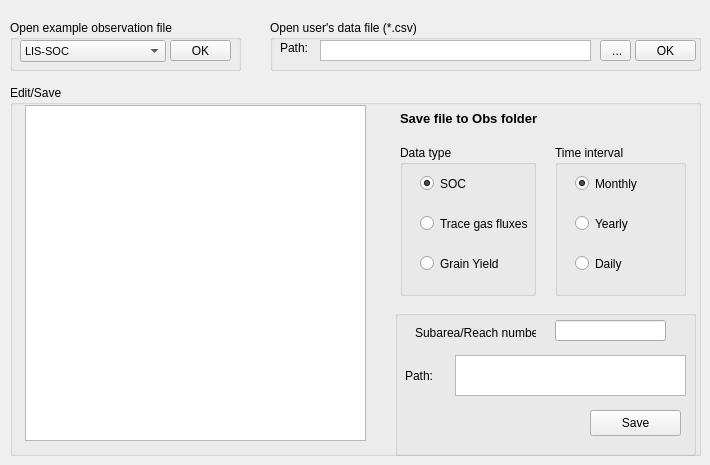
    <widget class="QWidget" name="obs">
     <attribute name="title">
      <string>Observed data</string>
     </attribute>
     <widget class="QGroupBox" name="groupBox_9">
      <property name="geometry">
       <rect>
        <x>10</x>
        <y>20</y>
        <width>231</width>
        <height>51</height>
       </rect>
      </property>
      <property name="title">
       <string>Open example observation file</string>
      </property>
      <widget class="QComboBox" name="drop_obsexamp">
       <property name="geometry">
        <rect>
         <x>10</x>
         <y>20</y>
         <width>146</width>
         <height>22</height>
        </rect>
       </property>
       <property name="font">
        <font>
         <pointsize>8</pointsize>
        </font>
       </property>
       <item>
        <property name="text">
         <string>LIS-SOC</string>
        </property>
       </item>
       <item>
        <property name="text">
         <string>N2O</string>
        </property>
       </item>
       <item>
        <property name="text">
         <string>CH4</string>
        </property>
       </item>
       <item>
        <property name="text">
         <string>Harvest</string>
        </property>
       </item>
      </widget>
      <widget class="QPushButton" name="btn_obsexample">
       <property name="geometry">
        <rect>
         <x>160</x>
         <y>20</y>
         <width>61</width>
         <height>21</height>
        </rect>
       </property>
       <property name="text">
        <string>OK</string>
       </property>
      </widget>
     </widget>
     <widget class="QGroupBox" name="groupBox_12">
      <property name="geometry">
       <rect>
        <x>270</x>
        <y>20</y>
        <width>431</width>
        <height>51</height>
       </rect>
      </property>
      <property name="title">
       <string>Open user's data file (*.csv)</string>
      </property>
      <widget class="QToolButton" name="btn_user_obs_file_path">
       <property name="geometry">
        <rect>
         <x>330</x>
         <y>20</y>
         <width>31</width>
         <height>21</height>
        </rect>
       </property>
       <property name="text">
        <string> ...</string>
       </property>
      </widget>
      <widget class="QTextEdit" name="txt_user_obs_path">
       <property name="geometry">
        <rect>
         <x>50</x>
         <y>20</y>
         <width>271</width>
         <height>21</height>
        </rect>
       </property>
       <property name="verticalScrollBarPolicy">
        <enum>Qt::ScrollBarAlwaysOff</enum>
       </property>
       <property name="horizontalScrollBarPolicy">
        <enum>Qt::ScrollBarAlwaysOff</enum>
       </property>
      </widget>
      <widget class="QLabel" name="label_9">
       <property name="geometry">
        <rect>
         <x>10</x>
         <y>20</y>
         <width>36</width>
         <height>16</height>
        </rect>
       </property>
       <property name="text">
        <string>Path:</string>
       </property>
      </widget>
      <widget class="QPushButton" name="btn_user_obs_open">
       <property name="geometry">
        <rect>
         <x>365</x>
         <y>20</y>
         <width>61</width>
         <height>21</height>
        </rect>
       </property>
       <property name="text">
        <string>OK</string>
       </property>
      </widget>
     </widget>
     <widget class="QGroupBox" name="groupBox_7">
      <property name="geometry">
       <rect>
        <x>10</x>
        <y>85</y>
        <width>691</width>
        <height>371</height>
       </rect>
      </property>
      <property name="title">
       <string>Edit/Save</string>
      </property>
      <widget class="QTextEdit" name="txt_obs_show">
       <property name="geometry">
        <rect>
         <x>15</x>
         <y>20</y>
         <width>341</width>
         <height>336</height>
        </rect>
       </property>
       <property name="lineWrapMode">
        <enum>QTextEdit::NoWrap</enum>
       </property>
      </widget>
      <widget class="QGroupBox" name="groupBox_10">
       <property name="geometry">
        <rect>
         <x>390</x>
         <y>60</y>
         <width>136</width>
         <height>151</height>
        </rect>
       </property>
       <property name="title">
        <string>Data type</string>
       </property>
       <widget class="QRadioButton" name="rb_user_obs_type_rch">
        <property name="geometry">
         <rect>
          <x>20</x>
          <y>30</y>
          <width>91</width>
          <height>17</height>
         </rect>
        </property>
        <property name="text">
         <string>SOC</string>
        </property>
        <property name="checked">
         <bool>true</bool>
        </property>
       </widget>
       <widget class="QRadioButton" name="rb_user_obs_type_sub">
        <property name="geometry">
         <rect>
          <x>20</x>
          <y>70</y>
          <width>121</width>
          <height>17</height>
         </rect>
        </property>
        <property name="text">
         <string>Trace gas fluxes</string>
        </property>
       </widget>
       <widget class="QRadioButton" name="rb_user_obs_type_crp">
        <property name="geometry">
         <rect>
          <x>20</x>
          <y>110</y>
          <width>82</width>
          <height>17</height>
         </rect>
        </property>
        <property name="text">
         <string>Grain Yield</string>
        </property>
       </widget>
      </widget>
      <widget class="QGroupBox" name="groupBox_11">
       <property name="geometry">
        <rect>
         <x>545</x>
         <y>60</y>
         <width>131</width>
         <height>151</height>
        </rect>
       </property>
       <property name="title">
        <string>Time interval</string>
       </property>
       <widget class="QRadioButton" name="rb_user_obs_mon">
        <property name="geometry">
         <rect>
          <x>20</x>
          <y>30</y>
          <width>82</width>
          <height>17</height>
         </rect>
        </property>
        <property name="text">
         <string>Monthly</string>
        </property>
        <property name="checked">
         <bool>true</bool>
        </property>
       </widget>
       <widget class="QRadioButton" name="rb_user_obs_yr">
        <property name="geometry">
         <rect>
          <x>20</x>
          <y>70</y>
          <width>82</width>
          <height>17</height>
         </rect>
        </property>
        <property name="text">
         <string>Yearly</string>
        </property>
       </widget>
       <widget class="QRadioButton" name="rb_user_obs_day">
        <property name="geometry">
         <rect>
          <x>20</x>
          <y>110</y>
          <width>82</width>
          <height>17</height>
         </rect>
        </property>
        <property name="text">
         <string>Daily</string>
        </property>
       </widget>
      </widget>
      <widget class="QGroupBox" name="groupBox_6">
       <property name="geometry">
        <rect>
         <x>385</x>
         <y>225</y>
         <width>301</width>
         <height>146</height>
        </rect>
       </property>
       <property name="title">
        <string/>
       </property>
       <widget class="QLabel" name="label_4">
        <property name="geometry">
         <rect>
          <x>20</x>
          <y>15</y>
          <width>121</width>
          <height>16</height>
         </rect>
        </property>
        <property name="frameShape">
         <enum>QFrame::NoFrame</enum>
        </property>
        <property name="text">
         <string>Subarea/Reach number:</string>
        </property>
       </widget>
       <widget class="QLineEdit" name="txt_user_obs_subnum">
        <property name="geometry">
         <rect>
          <x>160</x>
          <y>10</y>
          <width>111</width>
          <height>21</height>
         </rect>
        </property>
       </widget>
       <widget class="QTextEdit" name="txt_user_obs_save_path">
        <property name="geometry">
         <rect>
          <x>60</x>
          <y>45</y>
          <width>231</width>
          <height>41</height>
         </rect>
        </property>
        <property name="midLineWidth">
         <number>0</number>
        </property>
        <property name="lineWrapMode">
         <enum>QTextEdit::FixedColumnWidth</enum>
        </property>
        <property name="lineWrapColumnOrWidth">
         <number>40</number>
        </property>
       </widget>
       <widget class="QLabel" name="label_6">
        <property name="geometry">
         <rect>
          <x>10</x>
          <y>55</y>
          <width>31</width>
          <height>21</height>
         </rect>
        </property>
        <property name="frameShape">
         <enum>QFrame::NoFrame</enum>
        </property>
        <property name="text">
         <string>Path:</string>
        </property>
       </widget>
       <widget class="QPushButton" name="btn_save_user_obs">
        <property name="geometry">
         <rect>
          <x>195</x>
          <y>100</y>
          <width>91</width>
          <height>26</height>
         </rect>
        </property>
        <property name="text">
         <string>Save</string>
        </property>
       </widget>
      </widget>
      <widget class="QLabel" name="label_3">
       <property name="geometry">
        <rect>
         <x>390</x>
         <y>25</y>
         <width>161</width>
         <height>16</height>
        </rect>
       </property>
       <property name="font">
        <font>
         <pointsize>10</pointsize>
         <weight>75</weight>
         <bold>true</bold>
        </font>
       </property>
       <property name="text">
        <string>Save file to Obs folder</string>
       </property>
      </widget>
     </widget>
     <zorder>groupBox_7</zorder>
     <zorder>groupBox_9</zorder>
     <zorder>groupBox_12</zorder>
    </widget>
